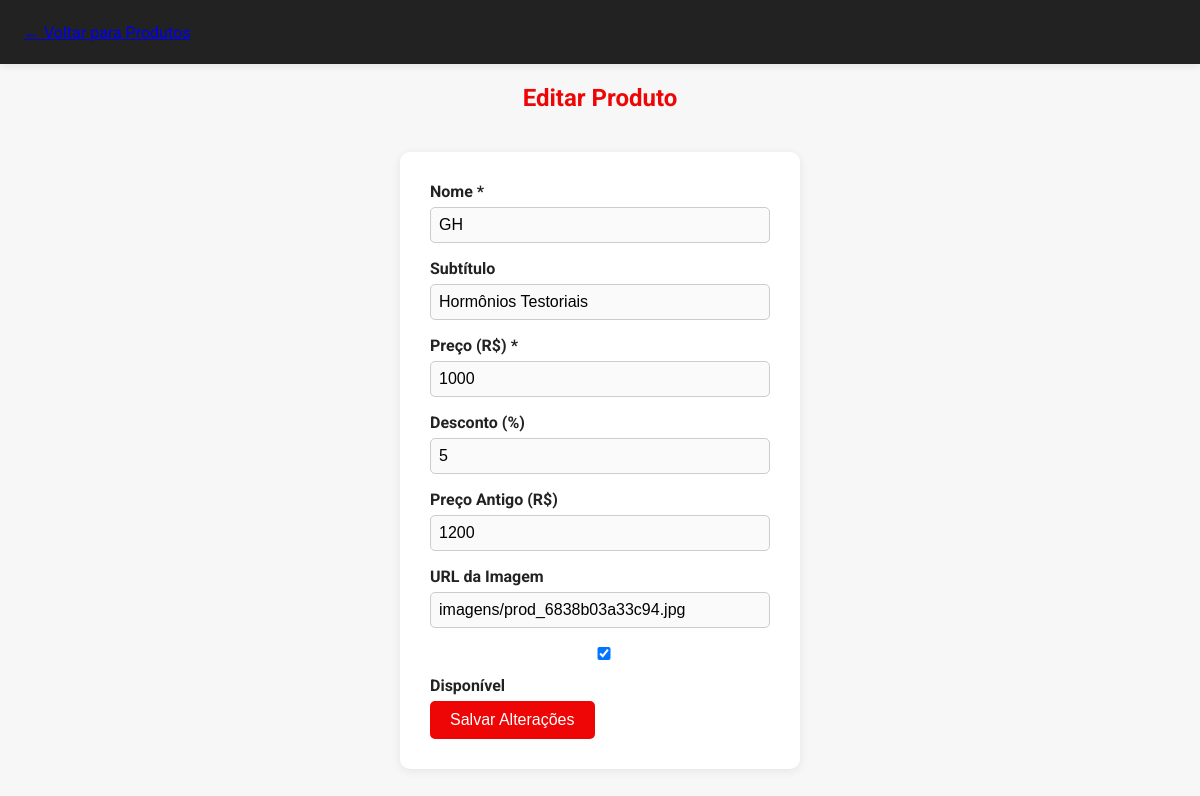
/produto_editar.php?id=4 (signed in), run on the app's committed database.
### tables this page shows
CREATE TABLE produtos (
    id INTEGER PRIMARY KEY AUTOINCREMENT,
    nome TEXT NOT NULL,
    subtitulo TEXT,
    preco REAL NOT NULL,
    desconto INTEGER DEFAULT 0,
    preco_antigo REAL,
    imagem TEXT,
    disponivel INTEGER DEFAULT 1
);

### produto_editar.php (the view, shortened to what this page needs)
<?php
$id = (int)$_GET['id'];
$db = getDB();
$stmt = $db->prepare('SELECT * FROM produtos WHERE id = ?');
$stmt->execute([$id]);
$produto = $stmt->fetch(PDO::FETCH_ASSOC);
?>
<!DOCTYPE html>
<html lang="pt-BR">
<head>
    <link rel="stylesheet" href="style.css">
</head>
<body>
    <header>
        <nav>
            <a href="produtos_admin.php">&larr; Voltar para Produtos</a>
        </nav>
    </header>
    <main>
        <h2 style="text-align:center; color:#ee0606;">Editar Produto</h2>
        <form method="post" class="form-produto">
            <label for="nome">Nome *</label>
            <input type="text" name="nome" id="nome" required value="<?= htmlspecialchars($produto['nome']) ?>">
            <label for="subtitulo">Subtítulo</label>
            <input type="text" name="subtitulo" id="subtitulo" value="<?= htmlspecialchars($produto['subtitulo']) ?>">
            <label for="preco">Preço (R$) *</label>
            <input type="text" name="preco" id="preco" required pattern="^[0-9]+([\.,][0-9]{1,2})?$" title="Digite um valor válido" value="<?= htmlspecialchars($produto['preco']) ?>">
            <label for="desconto">Desconto (%)</label>
            <input type="number" name="desconto" id="desconto" min="0" max="100" value="<?= (int)$produto['desconto'] ?>">
            <label for="preco_antigo">Preço Antigo (R$)</label>
            <input type="text" name="preco_antigo" id="preco_antigo" pattern="^[0-9]+([\.,][0-9]{1,2})?$" title="Digite um valor válido" value="<?= htmlspecialchars($produto['preco_antigo']) ?>">
            <label for="imagem">URL da Imagem</label>
            <input type="text" name="imagem" id="imagem" value="<?= htmlspecialchars($produto['imagem']) ?>">
            <label><input type="checkbox" name="disponivel" <?= $produto['disponivel'] ? 'checked' : '' ?>> Disponível</label>
            <button type="submit">Salvar Alterações</button>
        </form>
    </main>
</body>
</html>

### style.css (style rules this page uses)
*, *::before, *::after { box-sizing: border-box; }
body { font-family: 'Roboto', Arial, sans-serif; background: #f7f7f7; color: #222; margin: 0; padding: 0; width: 100vw; overflow-x: hidden; min-height: 100vh; display: flex; flex-direction: column; }
main { flex: 1; max-width: 1200px; width: 100%; margin: 0 auto; }
header { background: #222; box-shadow: 0 2px 8px rgba(0,0,0,0.08); position: sticky; top: 0; z-index: 100; color: #fff; }
nav { max-width: 1200px; margin: 0 auto; display: flex; align-items: center; justify-content: space-between; padding: 0 24px; height: 64px; }
input, select, textarea { width: 100%; padding: 10px; border-radius: 6px; border: 1px solid #ccc; margin-bottom: 16px; font-size: 1rem; background: #fafafa; transition: border 0.2s; }
label { font-weight: 500; margin-bottom: 6px; display: block; }
a { transition: color 0.2s; }

### produto_editar.php (style rules this page uses)
.form-produto { max-width: 400px; margin: 40px auto; background: #fff; border-radius: 10px; box-shadow: 0 2px 10px rgba(0,0,0,0.08); padding: 30px; }
.form-produto label { display: block; margin-bottom: 6px; font-weight: bold; }
.form-produto input[type="text"], .form-produto input[type="number"] { width: 100%; padding: 8px; margin-bottom: 16px; border-radius: 5px; border: 1px solid #ccc; }
.form-produto input[type="checkbox"] { margin-right: 6px; }
.form-produto button { background: #ee0606; color: #fff; border: none; border-radius: 5px; padding: 10px 20px; font-size: 1rem; cursor: pointer; }

### data on the page
produtos: nome "GH", subtitulo "Hormônios Testoriais", preco "1000", desconto "5", preco_antigo "1200", imagem "imagens/prod_6838b03a33c94.jpg", disponivel "☑"
